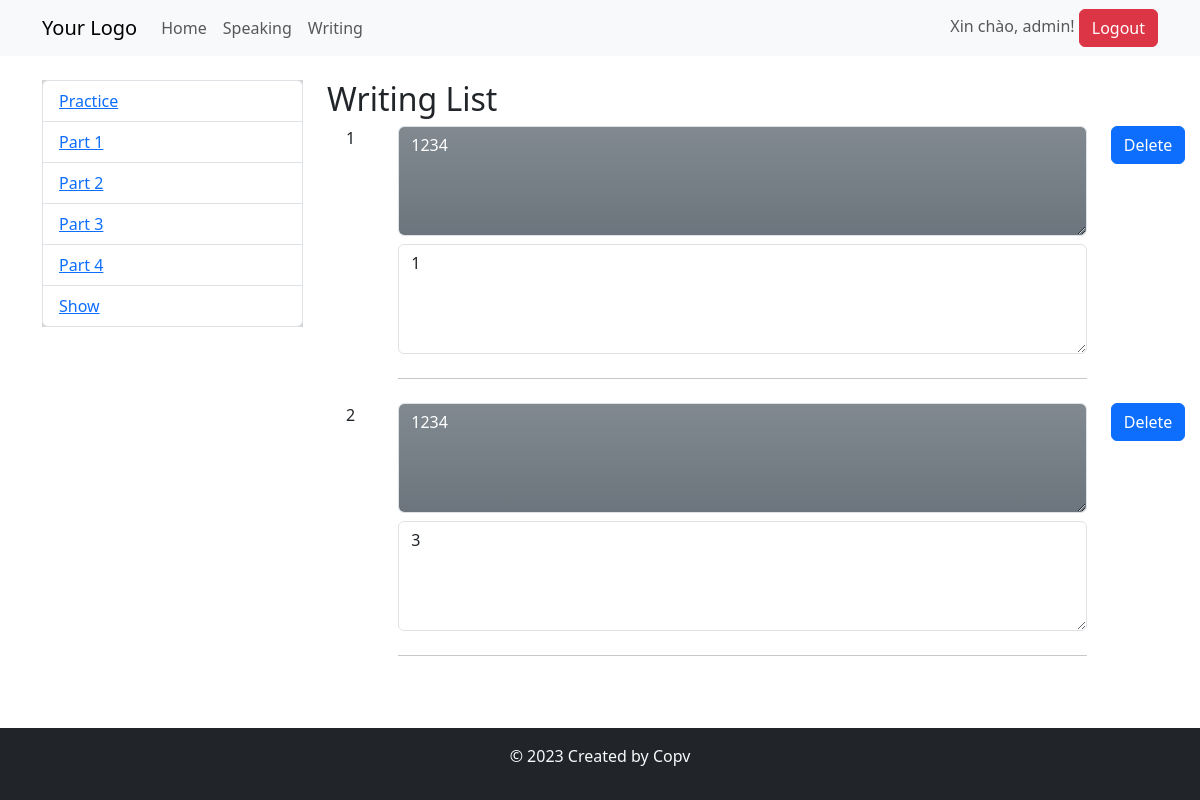
The page /writing/practice/all/ (signed in) on the database its author committed.
### User/models.py (models this page shows, shortened)
class User(AbstractBaseUser, PermissionsMixin):
    objects = CustomUserManager()
    id = models.fields.IntegerField(primary_key=True, auto_created=True, unique=True)
    username = models.CharField(max_length=25, unique=True, blank=False)
    password = models.CharField(max_length=32, unique=False, blank=False)
    is_active = models.BooleanField(default=True)
    is_staff = models.BooleanField(default=False)
    USERNAME_FIELD = 'username'
    REQUIRED_FIELDS = ['password']

### Core/models.py (models this page shows)
class PracticeW(models.Model):
    id = models.fields.IntegerField(primary_key=True, auto_created=True, unique=True)
    problem=models.ForeignKey(Writing, on_delete=models.CASCADE, default=1)
    solution = models.TextField(blank=False, default="")
    user =  models.IntegerField(default=0)

class Writing(models.Model):
    STATUS_CHOICES = (
        (1, 'Part 1'),
        (2, 'Part 2'),
        (3, 'Part 3'),
        (4, 'Part 4'),
    )
    id = models.fields.IntegerField(primary_key=True, auto_created=True, unique=True)
    type = models.IntegerField(choices=STATUS_CHOICES)
    problem = models.TextField(blank=False, default="")
    solution = models.TextField(blank=False, default="")
    count = models.IntegerField(default=0)
    user = models.ForeignKey(User, on_delete=models.CASCADE, default=1)
    def __str__(self):
        return self.problem

### Core/views.py (the view)
# urls.py: path('writing/practice/all/', Writing_practice_all.as_view(), name='writing_practice_all'),
class Writing_practice_all(View):
    def get(self, request):
        writings = PracticeW.objects.filter(user=request.user.id)
        return render(request, 'Core/writing_practice_all.html', context={'writings':writings})

### templates/Core/writing_practice_all.html (shortened to what this page needs)
{% extends "Core/base.html" %}
{% block body %}
    <div class="row">
        <div class="col-md-3">
            <div style="background-color: lightgray;">
                <ul class="list-group">
                    <li class="list-group-item"><a href="{% url "Core:writing" %}practice">Practice</a></li>
                    <li class="list-group-item"><a href="{% url "Core:writing" %}1">Part 1</a> </li>
                    <li class="list-group-item"><a href="{% url "Core:writing" %}2">Part 2</a></li>
                    <li class="list-group-item"><a href="{% url "Core:writing" %}3">Part 3</a></li>
                    <li class="list-group-item"><a href="{% url "Core:writing" %}4">Part 4</a></li>
                    <li class="list-group-item"><a href="{% url "Core:writing" %}practice/all">Show</a></li>
                </ul>
            </div>
        </div>
        <div class="col-md-9">
            <h2>Writing List</h2>
            <ul class="list-group">
                {% for writing in writings %}
                    <div class="row">
                        <div class="col-1">
                            <div class="text-center">{{ forloop.counter }}</div>
                        </div>
                        <div class="col-10">
                            <textarea id="problem"  class="form-control bg-secondary bg-gradient text-white" rows="4" required
                                      readonly>{{ writing.problem }}</textarea>
                            <textarea id="problem"  class="form-control" rows="4" required
                                      readonly>{{ writing.solution }}</textarea>
                            <hr class="my-4">
                        </div>
                        <div class="col-1">
                            <button type="button" class="btn btn-primary" data-bs-toggle="modal"
                                    data-bs-target="#deletewritingModal{{ writing.id }}">
                                Delete
                            </button>
                        </div>
                    </div>
                {% endfor %}
            </ul>
        </div>
    </div>
{% endblock %}

### templates/Core/base.html (shortened to what this page needs)
<!DOCTYPE html>
<html lang="en">
<head>
    <link href="https://cdn.jsdelivr.net/npm/bootstrap@5.3.0/dist/css/bootstrap.min.css" rel="stylesheet">
</head>
<body>
<nav class="navbar navbar-expand-lg navbar-light bg-light">
    <div class="container">
        <a class="navbar-brand" href="#">Your Logo</a>
        <div class="collapse navbar-collapse" id="navbarNav">
            <ul class="navbar-nav ml-auto">
                <li class="nav-item">
                    <a class="nav-link" href="/">Home</a>
                </li>
                <li class="nav-item">
                    <a class="nav-link" href="{% url "Core:speaking" %}">Speaking</a>
                </li>
                <li class="nav-item">
                    <a class="nav-link" href="{% url "Core:writing" %}">Writing</a>
                </li>
            </ul>
        </div>
        <div class="ml-auto">
            {% if user.is_authenticated %}
                <span class="navbar-text">
                        Xin chào, {{ user.username }}!
                    </span>
                <a class="btn btn-danger ml-2" href="{% url 'User:logout' %}">Logout</a>
            {% else %}
                <a class="btn btn-primary" href="{% url 'User:login' %}">Login</a>
                <a class="btn btn-primary" href="{% url 'User:register' %}">Register</a>
            {% endif %}
        </div>
    </div>
</nav>
<div class="container mt-4">
    {% if user.is_authenticated %}
        {% block body %}
        {% endblock %}
    {% endif %}
</div>
<footer class="fixed-bottom bg-dark text-light text-center py-3">
    <p>&copy; 2023 Created by Copv</p>
</footer>
</body>
</html>

### rows shown on the page
User: username "admin"
PracticeW: problem "1234", solution "1"
PracticeW: problem "1234", solution "3"
